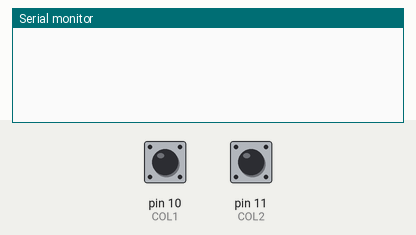
Bench run of a sketch on a simulated Arduino Uno, built with avr-gcc and run on an emulated ATmega328P. Parts: the last lines printed to the serial monitor. The test bench sets the inputs (shaded band); at power-on: pin 10 (COL1) HIGH, pin 11 (COL2) HIGH.

Above: at 1.2 s.
1.3 s: pin 10 (COL1) pulled LOW for 0.15 s
At 2.4 s:
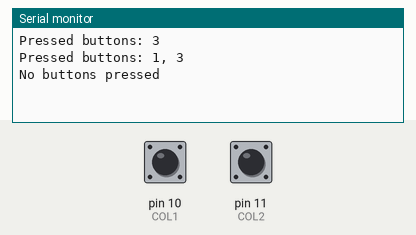
2.9 s: pin 11 (COL2) pulled LOW for 0.15 s
At 3.04 s:
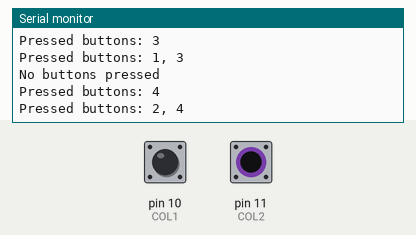
4.5 s: pin 10 (COL1) pulled LOW for 0.15 s
At 5.6 s:
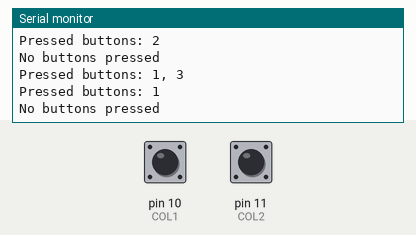
6.1 s: pin 10 (COL1) driven LOW and pin 11 (COL2) driven LOW
At 7.3 s:
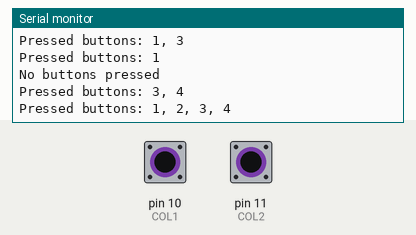
7.6 s: pin 10 (COL1) pulsed HIGH 2 times (0.12 s each, 0.3 s apart)
At 8.03 s:
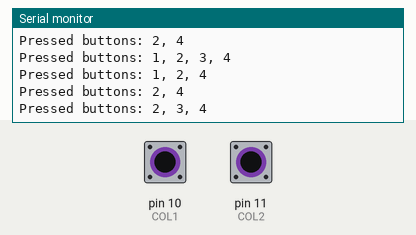
9.7 s: pin 11 (COL2) driven HIGH
At 10.3 s:
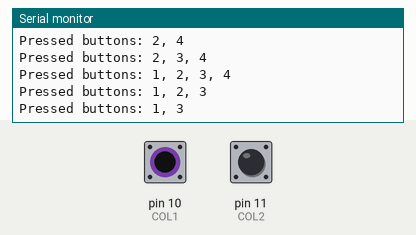
Timing chart, 0 to 12.2 s (numbered marks = the images above; inputs shaded):
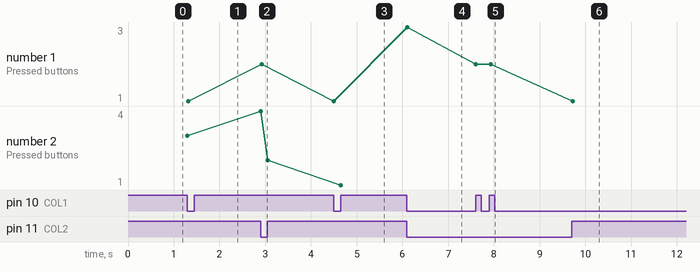

Measured:
- after the input at 1.3 s, the serial monitor: prints a new line at once (image 1)
- after the input at 2.9 s, the serial monitor: prints a new line at once (image 2)
- after the input at 4.5 s, the serial monitor: prints a new line at once (image 3)
- after the input at 6.1 s, the serial monitor: prints a new line at once (image 4)
- after the input at 7.6 s, the serial monitor: prints a new line at once (image 5)
- after the input at 9.7 s, the serial monitor: prints a new line at once (image 6)
- plotted number 1: 1 → 2 after the input at 2.9 s, 2 → 1 after the input at 4.5 s
- plotted number 2: 3 → 2 after the input at 2.9 s, 2 → 1 after the input at 4.5 s

The sketch:

buttonMatrix.ino
```cpp
#define ROW1 8
#define ROW2 9
#define COL1 10
#define COL2 11

bool state = 0;
int lastChecksum = 0;

void setup() {
  pinMode(COL1, INPUT_PULLUP);
  pinMode(COL2, INPUT_PULLUP);
  pinMode(ROW1, OUTPUT);
  pinMode(ROW2, OUTPUT);
  Serial.begin(9600);
}

void loop() {
  bool btnPressedArr[4] = {0, 0, 0, 0};
  bool isAnyPressed = false;
  int checksum = 0;
  int pressedNum = 0;
  for (int i = 0; i < 2; i++){
    digitalWrite(ROW1, state);
    state = !state;
    digitalWrite(ROW2, state);
    for (int j = 0; j < 2; j++) {
      byte btnIdx = i * 2 + j;
      int rowIdx = btnIdx < 2 ? ROW1 : ROW2;
      int colIdx = !(btnIdx % 2) ? COL1 : COL2;
      if (!digitalRead(rowIdx) && !digitalRead(colIdx)) {
        btnPressedArr[btnIdx] = 1;
        isAnyPressed = true;
        checksum += btnIdx * btnIdx + 1;
        pressedNum++;
      }
    }
  }
  if (isAnyPressed && checksum != lastChecksum){
    Serial.print("Pressed buttons: ");
    int k = 0;
    for (int i = 0; i < 4; i++) {
      if (btnPressedArr[i] == 1) {
        Serial.print(i + 1);
        if (pressedNum - 1 != k) {
          Serial.print(", ");
        }
        k++;
      }
    }
    Serial.println(" ");
  } else if (checksum != lastChecksum && !checksum) {
    Serial.println("No buttons pressed");
  }
  lastChecksum = checksum;
}
```
